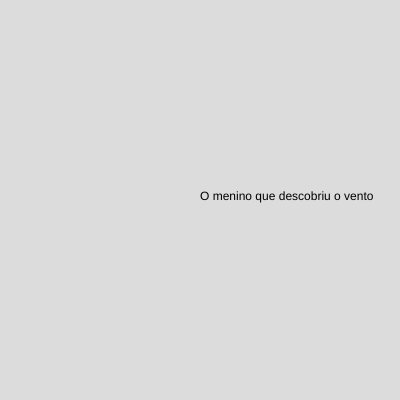
Frame 1 (no input)
Frame 60 (no input): identical to frame 1, image omitted
Frame 120 (the mouse pressed at the canvas centre since frame 60): identical to frame 1, image omitted

The p5.js sketch that drew this single still picture (run headless with seeded random() and noise() and a simulated clock; from frame 60 on, the mouse is pressed at the canvas centre):

// p5.js sketch
// ── sketch.js
// fantasia, aventura, drama 

// a princesa e o sapo, LIVRE, fantasia, aventura, animação, comédia, romance
// é assim que acaba, 14, drama, romance 
// carros , LIVRE, animação, comédia, aventura
// deadpool & wolverine, 18, ação, comédia
// gintes de aço, 10, drama, ação, esporte, ficção científica
// como eu era antes de você , 12, drama, romance


let campoIdade;

function setup() {
  createCanvas(400, 400);
  campoIdade = createInput("15");
}

function draw() {
  background(220);
  let idade = 15; // exemplo de idade
  let recomendacao = geraRecomendacao(idade);
  text(recomendacao, width / 2, height / 2);
}

function geraRecomendacao(idade) {
  if (idade >= 10) {
    if (idade >= 14) {
      return "O menino que descobriu o vento";
    } else {
      return "As aventuras de Pi";
    }
  } else {
    return "A viagem de Chihiro";
  }
}
